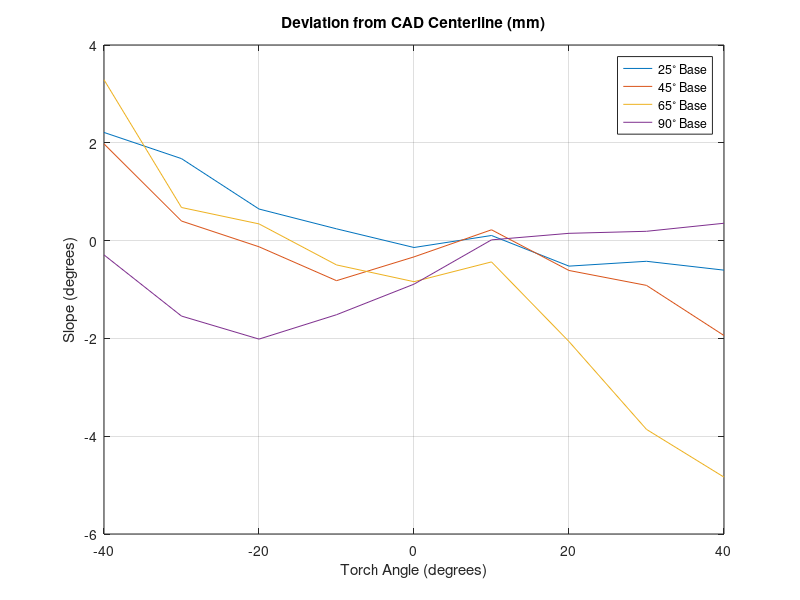
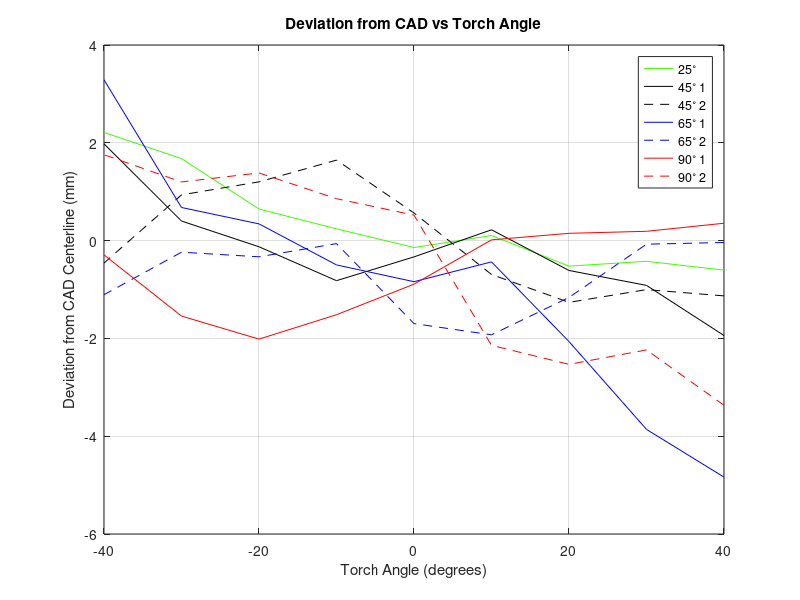
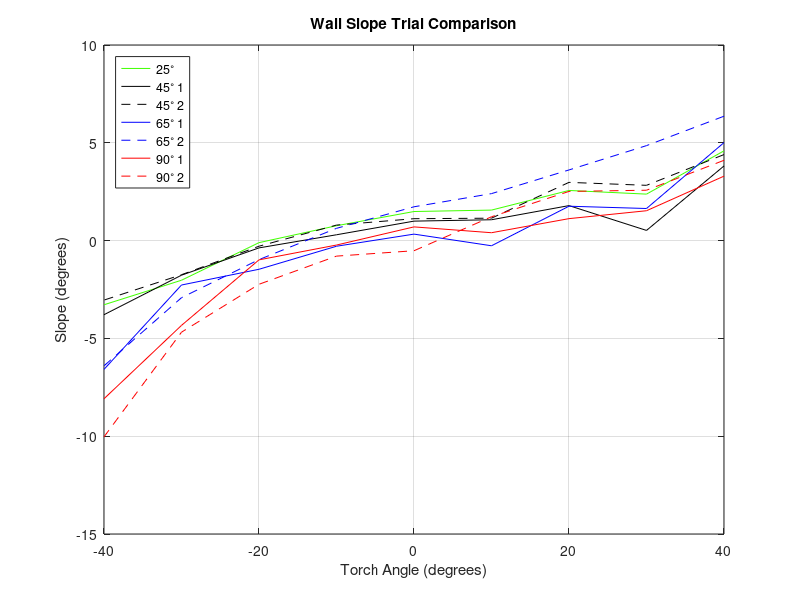
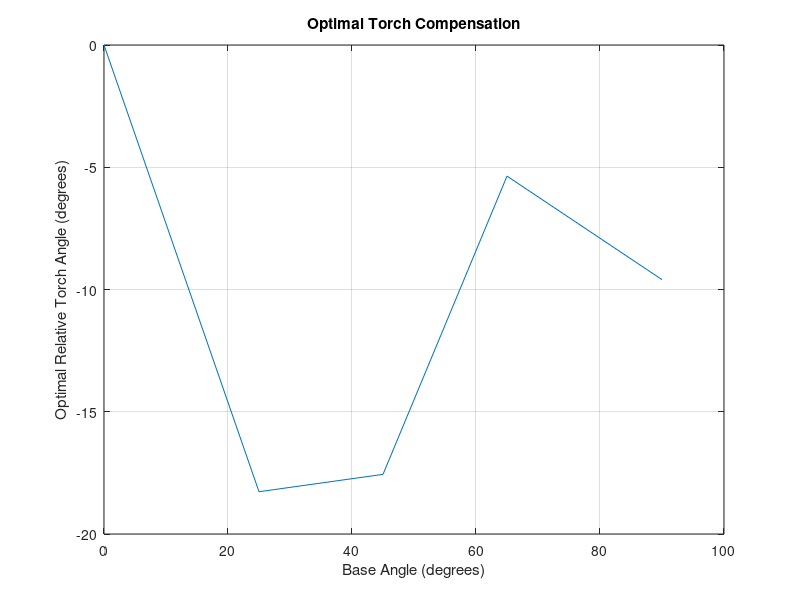

These charts were generated, in order, by the following MATLAB code:
slopes_25 = [4.5888    2.3763    2.5635    1.5598    1.4868    0.7604   -0.1042   -2.0262   -3.2804];
slopes_45 = [3.8160    0.5206    1.7890    1.0664    0.9957    0.2982   -0.3724   -1.7684   -3.7887];
slopes_65 = [5.0104    1.6408    1.7580   -0.2640    0.3316   -0.2880   -1.4654   -2.2708   -6.5830];
slopes_90 = [3.2954    1.5269    1.1231    0.4031    0.7008   -0.2271   -0.9838   -4.3342   -8.0856];

slopes_45_shifted = [4.3984    2.8264    2.9773    1.1464    1.1200    0.7933   -0.2869   -1.7441   -3.0415];
slopes_65_shifted = [6.3597    4.8561    3.6123    2.4023    1.7288    0.6269   -0.9721   -2.9176   -6.4027];
slopes_90_shifted = [4.1048    2.5760    2.5146    1.2186   -0.5181   -0.7933   -2.2327   -4.6821  -10.0337];

angles = flip(-40:10:40);

% figure;
% plot(angles,slopes_45,angles,slopes_65,angles,slopes_90);
% grid on;
% xlabel('Torch Angle (degrees)');
% ylabel('Slope (degrees)');
% l = legend({'45^{\circ} Base','65^{\circ} Base','90^{\circ} Base'});
% set(l,'location','northwest');
% title('Wall Slope vs Torch Angle');

sep25 = [-0.6041   -0.4230   -0.5220    0.1045   -0.1410    0.2408    0.6458    1.6765    2.2119];
sep45 = -1 .* [1.941, 0.9158, 0.611, -0.221, 0.3329, 0.8196, 0.1263, -0.4002, -1.978];
sep65 = -1 .* [4.8369, 3.8607, 2.0646, 0.4356, 0.8402, 0.4972, -0.3417, -0.6770, -3.2889];
sep90 = -1 .* [-0.3549, -0.1903, -0.1488, -0.0152, 0.8907, 1.5158, 2.0144, 1.5433, 0.2923];

sep45_shifted = -1 .* [1.1304    1.0024    1.2628    0.6926   -0.5649   -1.6460   -1.2013   -0.9352    0.4593];
sep65_shifted = -1 .* [0.0389    0.0731    1.1623    1.9266    1.6969    0.0613    0.3316    0.2368    1.1065];
sep90_shifted = -1 .* [3.3679    2.2354    2.5307    2.1418   -0.5211   -0.8571   -1.3835   -1.1995   -1.7564];

figure;
plot(angles,sep25,angles,sep45,angles,sep65,angles,sep90);
grid on;
xlabel('Torch Angle (degrees)');
ylabel('Slope (degrees)');
l = legend({'25^{\circ} Base','45^{\circ} Base','65^{\circ} Base','90^{\circ} Base'});
set(l,'location','northeast');
title('Deviation from CAD Centerline (mm)');

figure;
plot(angles,sep25,'color',[0.25,1,0],'linestyle','-');
hold on;
plot(angles,sep45,'color','k','linestyle','-');
plot(angles,sep45_shifted,'color','k','linestyle','--');
plot(angles,sep65,'color','b','linestyle','-');
plot(angles,sep65_shifted,'color','b','linestyle','--');
plot(angles,sep90,'color','r','linestyle','-');
plot(angles,sep90_shifted,'color','r','linestyle','--');
hold off;
grid on
xlabel('Torch Angle (degrees)');
ylabel('Deviation from CAD Centerline (mm)');
title('Deviation from CAD vs Torch Angle');
l = legend('25^{\circ}','45^{\circ} 1','45^{\circ} 2','65^{\circ} 1','65^{\circ} 2','90^{\circ} 1','90^{\circ} 2');
set(l,'location','northeast');

figure;
plot(angles,slopes_25,'color',[0.25,1,0],'linestyle','-');
hold on;
plot(angles,slopes_45,'color','k','linestyle','-');
plot(angles,slopes_45_shifted,'color','k','linestyle','--');
plot(angles,slopes_65,'color','b','linestyle','-');
plot(angles,slopes_65_shifted,'color','b','linestyle','--');
plot(angles,slopes_90,'color','r','linestyle','-');
plot(angles,slopes_90_shifted,'color','r','linestyle','--');
hold off;
l = legend('25^{\circ}','45^{\circ} 1','45^{\circ} 2','65^{\circ} 1','65^{\circ} 2','90^{\circ} 1','90^{\circ} 2');
set(l,'location','northwest');
grid on
xlabel('Torch Angle (degrees)');
ylabel('Slope (degrees)');
title('Wall Slope Trial Comparison');

%%
 
slopes_avg_45 = (slopes_45+slopes_45_shifted)/2;
slopes_avg_65 = (slopes_65+slopes_65_shifted)/2;
slopes_avg_90 = (slopes_90+slopes_90_shifted)/2;
 
slopes_25poly = polyfit(angles,slopes_25,3)
slopes_45poly = polyfit(angles,slopes_45,3);
slopes_65poly = polyfit(angles,slopes_65,3);
slopes_90poly = polyfit(angles,slopes_90,3);
 
x1 = linspace(-40,40);
y1_25 = polyval(slopes_25poly,x1);
y1_45 = polyval(slopes_45poly,x1);
y1_65 = polyval(slopes_65poly,x1);
y1_90 = polyval(slopes_90poly,x1);
 
figure;
plot(angles,slopes_25,'color','g','linestyle','-');
hold on;
plot(x1,y1_25,'color','g','linestyle','--');
plot(angles,slopes_45,'color','k','linestyle','-');
plot(x1,y1_45,'color','k','linestyle','--');
plot(angles,slopes_65,'color','b','linestyle','-');
plot(x1,y1_65,'color','b','linestyle','--');
plot(angles,slopes_90,'color','r','linestyle','-');
plot(x1,y1_90,'color','r','linestyle','--');
hold off;
l = legend('25^{\circ}','25^{\circ} fit','45^{\circ}','45^{\circ} fit','65^{\circ}','65^{\circ} fit','90^{\circ}','90^{\circ} fit');
set(l,'location','northwest');
grid on
xlabel('Torch Angle (degrees)');
ylabel('Slope (degrees)');
title('Average Slope Value Comparison');
 
%%
val_25 = roots(slopes_25poly);
val_45 = roots(slopes_45poly);
val_65 = roots(slopes_65poly);
val_90 = roots(slopes_90poly);

base_angles = [0,25,45,65,90];
optimal_torch_angle = [0,val_25(3),val_45(3),val_65(3),val_90(3)];
plot(base_angles,optimal_torch_angle);
grid on;
title('Optimal Torch Compensation');
xlabel('Base Angle (degrees)');
ylabel('Optimal Relative Torch Angle (degrees)');
